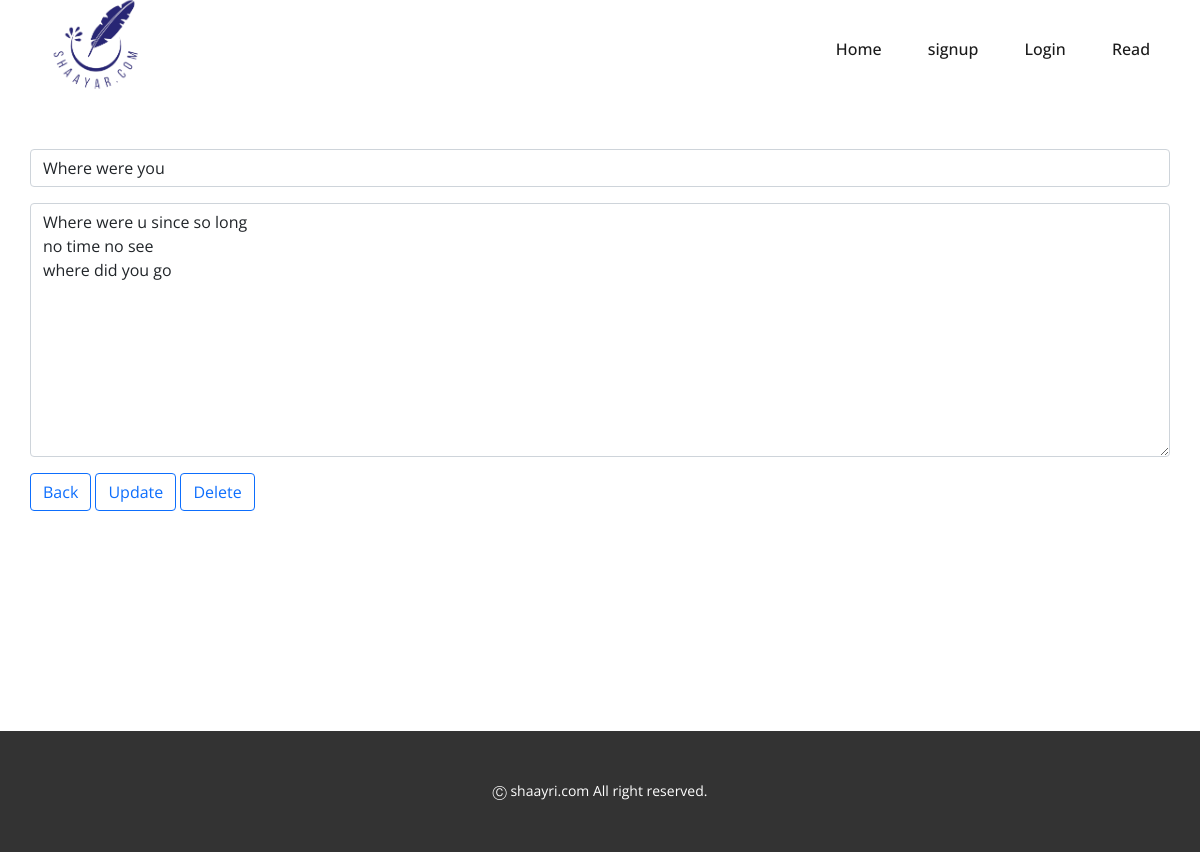
/dashboard/edit/7, run on the app's committed database.
### poetrydb/models.py (models this page shows)
class Poem(models.Model):
    poemID = models.AutoField(primary_key=True)
    lang = models.CharField(max_length=15)
    publish_date = models.DateField(auto_now_add=True)
    author = models.CharField(max_length=100, default="")
    title = models.CharField(max_length=50)
    content = models.CharField(max_length=1000)

### shaayri/views.py (the view, shortened to what this page needs)
# urls.py: path('dashboard/edit/<poem_id>', views.edit),
def edit(request, poem_id):
    poem = Poem.objects.get(poemID=poem_id)
    return render(request, 'edit.html', {'poem': poem})

### templates/edit.html (shortened to what this page needs)
{% load static %}
<!DOCTYPE html>
<html lang="en">
<head>
    <link rel="stylesheet" href="{% static 'CSS/nicepage.css' %}" media="screen">
    <link rel="stylesheet" href="{% static 'CSS/Read.css' %}" media="screen">
    <link href="https://cdn.jsdelivr.net/npm/bootstrap@5.1.3/dist/css/bootstrap.min.css" rel="stylesheet">
    <link href="https://cdn.jsdelivr.net/npm/bootstrap@5.1.3/dist/css/bootstrap.min.css" rel="stylesheet">
</head>
<body>
    <body class="u-body"><header class="u-clearfix u-header u-header" id="sec-6ed0"><div class="u-clearfix u-sheet u-sheet-1">
        <a class="u-image u-logo u-image-1" data-image-width="558" data-image-height="447">
          <img src="{% static 'images/shayar-logo-trans.png' %}" class="u-logo-image u-logo-image-1">
        </a>
        <nav class="u-menu u-menu-dropdown u-offcanvas u-menu-1">
          <div class="u-custom-menu u-nav-container">
            <ul class="u-nav u-spacing-2 u-unstyled u-nav-1"><li class="u-nav-item"><a class="u-active-grey-5 u-button-style u-hover-grey-10 u-nav-link u-text-active-grey-90 u-text-grey-90 u-text-hover-grey-90" href="/" style="padding: 10px 20px;">Home</a></li>
{% if not user.is_authenticated %}
  <li class="u-nav-item"><a class="u-active-grey-5 u-button-style u-hover-grey-10 u-nav-link u-text-active-grey-90 u-text-grey-90 u-text-hover-grey-90" href="/signup" style="padding: 10px 20px;">signup</a></li>
  <li class="u-nav-item"><a class="u-active-grey-5 u-button-style u-hover-grey-10 u-nav-link u-text-active-grey-90 u-text-grey-90 u-text-hover-grey-90" href="/#sec-d6ff" data-page-id="1652114295" style="padding: 10px 20px;">Login</a></li>
{% endif %}
<li class="u-nav-item"><a class="u-active-grey-5 u-button-style u-hover-grey-10 u-nav-link u-text-active-grey-90 u-text-grey-90 u-text-hover-grey-90" href="/read" style="padding: 10px 20px;">Read</a>
</li>
          </div>
        </nav>
      </div></header>
    <section class="u-clearfix u-section-1" id="sec-bcb9">
        <div class="u-clearfix u-sheet u-sheet-1">
            <br><br>
            <form action="#" method="post">
                <div class="mb-3">
                    <input name="poem_title" type="text" class="form-control" id="formGroupExampleInput" value="{{poem.title}}">
                </div>
                <div class="mb-3">
                    <textarea name="poem_content" type="text" class="form-control" rows="10" id="formGroupExampleInput2">{{poem.content}}</textarea>
                </div>
                <a href="/dashboard"><button type="button" class="btn btn-outline-primary">Back</button></a>
                <button type="submit" class="btn btn-outline-primary">Update</button>
                <a href="/dashboard/edit/delete/{{poem.poemID}}"><button type="button" class="btn btn-outline-primary" onclick="confirm('Are you sure you want to delete?')">Delete</button></a>
            </form>
            </div>
    </section>
    <br><br>
    <footer class="u-align-center u-clearfix u-footer u-grey-80 u-footer" id="sec-436c"><div class="u-clearfix u-sheet u-sheet-1">
        <p class="u-small-text u-text u-text-variant u-text-1">Ⓒ shaayri.com All right reserved.</p>
      </div>
    </footer>
</body>
</html>

### static/CSS/Read.css (style rules this page uses)
.u-section-1 .u-sheet-1 { min-height: 582px; }

### data on the page
Poem: poem_title "Where were you", poem_content "Where were u since so long no time no see where did you go"
